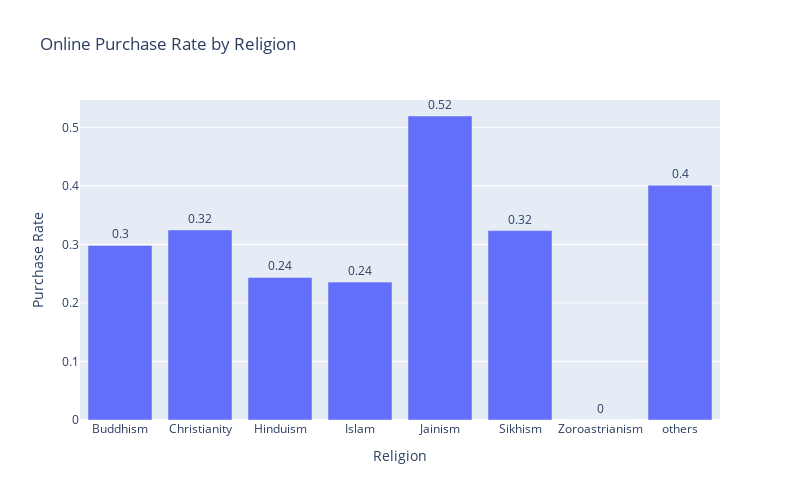

This figure's notebook cell:
### Code cell
# Bar plot: Online purchase by religion
purchase_by_religion = eda_df.groupby("Religion")["online_purchase_binary"].mean().reset_index()
fig3 = px.bar(purchase_by_religion, x="Religion", y="online_purchase_binary",
              text=purchase_by_religion["online_purchase_binary"].round(2),
              title="Online Purchase Rate by Religion",
              labels={"online_purchase_binary": "Purchase Rate"})
fig3.update_traces(textposition="outside")
fig3.update_layout(width=800, height=500)
fig3.show()

### Figure 1 — Plotly figure (JSON) as saved in the notebook; plotly's stock layout.template omitted (floating-point values rounded to 4 significant figures)
{"data": [{"hovertemplate": "Religion=%{x}<br>Purchase Rate=%{y}<br>text=%{text}<extra></extra>", "legendgroup": "", "marker": {"color": "#636efa", "pattern": {"shape": ""}}, "name": "", "orientation": "v", "showlegend": false, "text": [0.3, 0.32, 0.24, 0.24, 0.52, 0.32, 0.0, 0.4], "textposition": "outside", "type": "bar", "x": ["Buddhism", "Christianity", "Hinduism", "Islam", "Jainism", "Sikhism", "Zoroastrianism", "others"], "xaxis": "x", "y": [0.2982, 0.3248, 0.2436, 0.2356, 0.5195, 0.3236, 0.0, 0.4011], "yaxis": "y"}], "layout": {"barmode": "relative", "height": 500, "legend": {"tracegroupgap": 0}, "title": {"text": "Online Purchase Rate by Religion"}, "width": 800, "xaxis": {"anchor": "y", "domain": [0, 1], "title": {"text": "Religion"}}, "yaxis": {"anchor": "x", "domain": [0, 1], "title": {"text": "Purchase Rate"}}}}
